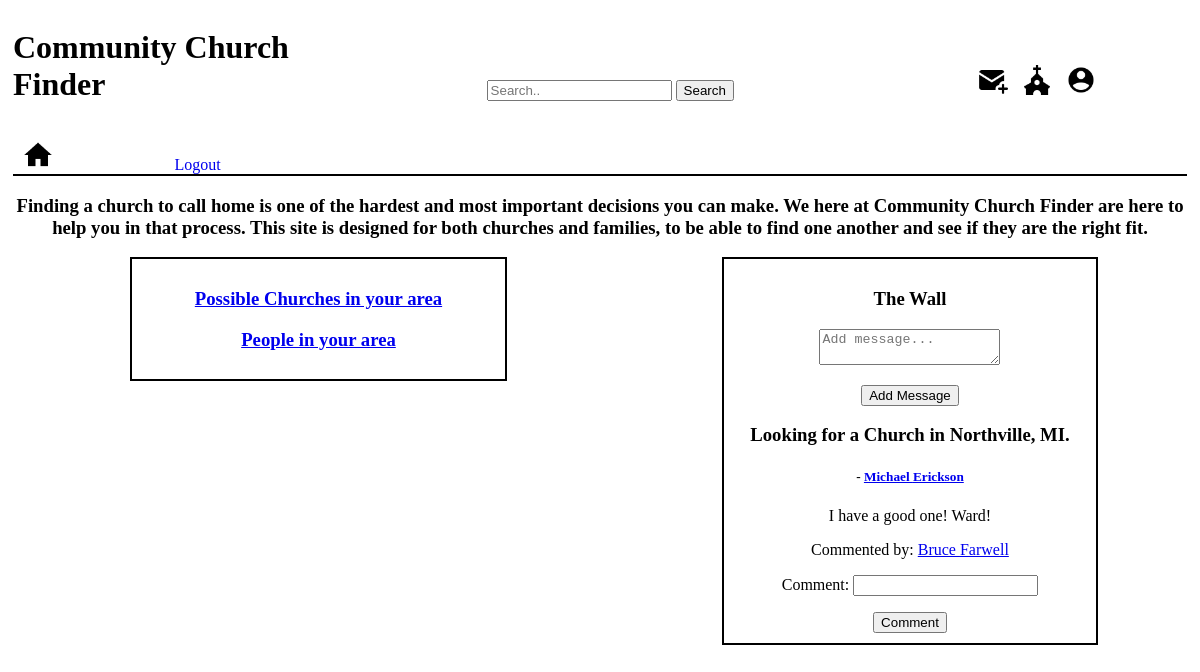
The page /user_home_page on the database its author committed.
### church_app/models.py (models this page shows)
class UserMessage(models.Model):
    message=models.TextField()
    user= models.ForeignKey(User, related_name='message', on_delete=models.CASCADE)
    created_at=models.DateTimeField(auto_now_add=True)
    updated_at=models.DateTimeField(auto_now=True)

class User(models.Model):
    first_name=models.CharField(max_length=255)
    last_name=models.CharField(max_length=255)
    email=models.CharField(max_length=255)
    password=models.CharField(max_length=255)
    age=models.CharField(max_length=20)
    user_address=models.CharField(max_length=255)
    user_city=models.CharField(max_length=255)
    user_state=models.CharField(max_length=2)
    user_email=models.CharField(max_length=255)
    user_facebook=models.CharField(max_length=255)
    user_instagram=models.CharField(max_length=255)
    adults=models.CharField(max_length=255)
    teens=models.CharField(max_length=255)
    kids=models.CharField(max_length=255)
    user_phone=models.CharField(max_length=255)
    denomination=models.CharField(max_length=255)
    church_size=models.CharField(max_length=255)
    student_programs=models.CharField(max_length=255)
    small_groups=models.CharField(max_length=255)
    user_info_other=models.TextField()
    created_at=models.DateTimeField(auto_now_add=True)
    updated_at=models.DateTimeField(auto_now=True)
    objects=UserManager()

class UserComments(models.Model):
    comment=models.CharField(max_length=255)
    user= models.ForeignKey(User, related_name='user_comment', on_delete=models.CASCADE)
    wall_message= models.ForeignKey(UserMessage, related_name='user_post_comments', on_delete=models.CASCADE)
    created_at=models.DateTimeField(auto_now_add=True)
    updated_at=models.DateTimeField(auto_now=True)

### church_app/views.py (the view)
# urls.py: path('user_home_page', views.home_page),
def home_page(request):
    context={
        'all_churches': Church.objects.all(),
        'all_users':User.objects.all(),
        'all_messages':UserMessage.objects.all(),
        'all_comments':UserComments.objects.all()
    }
    return render(request, "home_page.html", context)

### church_app/templates/home_page.html (shortened to what this page needs)
{% extends "base.html" %}
    {% load static %}
    {% block content %}
    <h3>Finding a church to call home is one of the hardest and most important decisions you can make. We here at Community Church Finder are here to help you in that process. This site is designed for both churches and families, to be able to find one another and see if they are the right fit.</h3>
    <div id="top_left">
        <h3><a href="/area_churches">Possible Churches in your area</a></h3>
        <h3><a href="/local_people">People in your area</a></h3>
    </div>
    <div id="top_right">
        <h3>The Wall</h3>
        <form action="/add_message" method="post">
            <p id="add_message"><textarea type="text" name="message" placeholder="Add message..."></textarea></p>
            <input id="submit" type="submit" value="Add Message">
        </form>
        {% for messages in all_messages %}
        <div id="messages">
            <h3>{{messages.message}}</h3>
            <h5>- <a href="/user_profile/{{messages.user.id}}">{{messages.user.first_name}} {{messages.user.last_name}}</a></h5>
        <div id="comment">
            {% for comment in messages.user_post_comments.all %}
                <p>{{comment.comment}}</p>
                <p>Commented by: <a href="/user_profile/{{comment.user.id}}">{{comment.user.first_name}} {{comment.user.last_name}}</a></p>
                {% endfor %}
            <form action="/user_add_comment/{{messages.id}}" method="post">
                <p>Comment: <input type="text" name="comment"></p>
                <input type="submit" value="Comment">
            </form>
        </div>
        {% endfor %}
    </div>
{% endblock %}

### church_app/static/home_page.css (style rules this page uses)
h3 { text-align: center; }
div#top_left { text-align: center; margin-left: 10%; width: 30%; display: inline-block; border-collapse: collapse; vertical-align: top; border: 2px solid black; padding: 10px; }
p#add_message { padding-top: 0px; margin-top: 0px; }
div#top_right { text-align: center; display: inline-block; margin-left: 18%; border: 2px black solid; padding: 10px; width: 30%; }

### rows shown on the page
UserMessage: message "Looking for a Church in Northville, MI.", user.first_name "Michael", user.last_name "Erickson"
UserComments: comment "I have a good one! Ward!", user.first_name "Bruce", user.last_name "Farwell"
